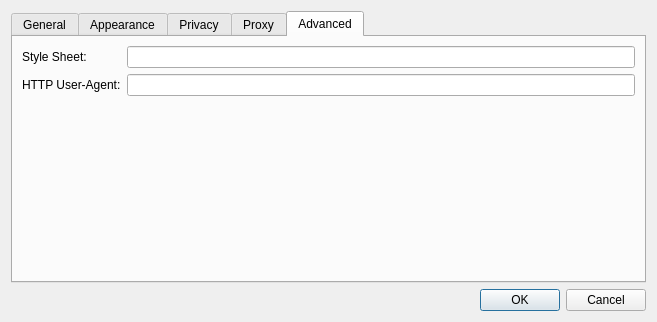
<?xml version="1.0" encoding="UTF-8"?>
<ui version="4.0">
 <class>Settings</class>
 <widget class="QDialog" name="Settings">
  <property name="geometry">
   <rect>
    <x>0</x>
    <y>0</y>
    <width>657</width>
    <height>322</height>
   </rect>
  </property>
  <property name="windowTitle">
   <string>Settings</string>
  </property>
  <layout class="QGridLayout" name="gridLayout">
   <item row="2" column="0">
    <widget class="QDialogButtonBox" name="buttonBox">
     <property name="orientation">
      <enum>Qt::Horizontal</enum>
     </property>
     <property name="standardButtons">
      <set>QDialogButtonBox::Cancel|QDialogButtonBox::Ok</set>
     </property>
    </widget>
   </item>
   <item row="1" column="0">
    <widget class="QTabWidget" name="tabWidget">
     <property name="currentIndex">
      <number>4</number>
     </property>
     <widget class="QWidget" name="tab">
      <attribute name="title">
       <string>General</string>
      </attribute>
      <layout class="QGridLayout" name="gridLayout_4">
       <item row="0" column="0">
        <widget class="QLabel" name="label_3">
         <property name="text">
          <string>Home:</string>
         </property>
         <property name="alignment">
          <set>Qt::AlignRight|Qt::AlignTrailing|Qt::AlignVCenter</set>
         </property>
        </widget>
       </item>
       <item row="0" column="1" colspan="2">
        <widget class="QLineEdit" name="homeLineEdit"/>
       </item>
       <item row="1" column="1">
        <widget class="QPushButton" name="setHomeToCurrentPageButton">
         <property name="text">
          <string>Set to current page</string>
         </property>
        </widget>
       </item>
       <item row="1" column="2">
        <spacer name="horizontalSpacer">
         <property name="orientation">
          <enum>Qt::Horizontal</enum>
         </property>
         <property name="sizeHint" stdset="0">
          <size>
           <width>280</width>
           <height>18</height>
          </size>
         </property>
        </spacer>
       </item>
       <item row="2" column="0">
        <widget class="QLabel" name="label_4">
         <property name="text">
          <string>Remove history items:</string>
         </property>
         <property name="alignment">
          <set>Qt::AlignRight|Qt::AlignTrailing|Qt::AlignVCenter</set>
         </property>
        </widget>
       </item>
       <item row="2" column="1" colspan="2">
        <widget class="QComboBox" name="expireHistory">
         <item>
          <property name="text">
           <string>After one day</string>
          </property>
         </item>
         <item>
          <property name="text">
           <string>After one week</string>
          </property>
         </item>
         <item>
          <property name="text">
           <string>After two weeks</string>
          </property>
         </item>
         <item>
          <property name="text">
           <string>After one month</string>
          </property>
         </item>
         <item>
          <property name="text">
           <string>After one year</string>
          </property>
         </item>
         <item>
          <property name="text">
           <string>Manually</string>
          </property>
         </item>
        </widget>
       </item>
       <item row="3" column="0">
        <widget class="QLabel" name="label_7">
         <property name="text">
          <string>Save downloads to:</string>
         </property>
         <property name="alignment">
          <set>Qt::AlignRight|Qt::AlignTrailing|Qt::AlignVCenter</set>
         </property>
        </widget>
       </item>
       <item row="3" column="1" colspan="2">
        <widget class="QLineEdit" name="downloadsLocation"/>
       </item>
       <item row="4" column="0">
        <widget class="QLabel" name="label_8">
         <property name="text">
          <string>Open links from applications:</string>
         </property>
         <property name="alignment">
          <set>Qt::AlignRight|Qt::AlignTrailing|Qt::AlignVCenter</set>
         </property>
        </widget>
       </item>
       <item row="4" column="1" colspan="2">
        <widget class="QComboBox" name="openLinksIn">
         <item>
          <property name="text">
           <string>In a tab in the current window</string>
          </property>
         </item>
         <item>
          <property name="text">
           <string>In a new window</string>
          </property>
         </item>
        </widget>
       </item>
       <item row="5" column="1" colspan="2">
        <widget class="QCheckBox" name="enableScrollAnimator">
         <property name="text">
          <string>Enable Scroll Animator</string>
         </property>
         <property name="checked">
          <bool>true</bool>
         </property>
        </widget>
       </item>
       <item row="6" column="1" colspan="2">
        <spacer>
         <property name="orientation">
          <enum>Qt::Vertical</enum>
         </property>
         <property name="sizeHint" stdset="0">
          <size>
           <width>391</width>
           <height>262</height>
          </size>
         </property>
        </spacer>
       </item>
      </layout>
     </widget>
     <widget class="QWidget" name="tab_3">
      <attribute name="title">
       <string>Appearance</string>
      </attribute>
      <layout class="QGridLayout" name="gridLayout_3">
       <item row="0" column="0">
        <widget class="QLabel" name="label_5">
         <property name="text">
          <string>Standard font:</string>
         </property>
         <property name="alignment">
          <set>Qt::AlignRight|Qt::AlignTrailing|Qt::AlignVCenter</set>
         </property>
        </widget>
       </item>
       <item row="0" column="1">
        <widget class="QLabel" name="standardLabel">
         <property name="sizePolicy">
          <sizepolicy hsizetype="Expanding" vsizetype="Preferred">
           <horstretch>0</horstretch>
           <verstretch>0</verstretch>
          </sizepolicy>
         </property>
         <property name="frameShape">
          <enum>QFrame::StyledPanel</enum>
         </property>
         <property name="text">
          <string>Times 16</string>
         </property>
         <property name="alignment">
          <set>Qt::AlignCenter</set>
         </property>
        </widget>
       </item>
       <item row="0" column="2">
        <widget class="QPushButton" name="standardFontButton">
         <property name="text">
          <string>Select...</string>
         </property>
        </widget>
       </item>
       <item row="1" column="0">
        <widget class="QLabel" name="label_6">
         <property name="text">
          <string>Fixed-width font:</string>
         </property>
         <property name="alignment">
          <set>Qt::AlignRight|Qt::AlignTrailing|Qt::AlignVCenter</set>
         </property>
        </widget>
       </item>
       <item row="1" column="1">
        <widget class="QLabel" name="fixedLabel">
         <property name="frameShape">
          <enum>QFrame::StyledPanel</enum>
         </property>
         <property name="text">
          <string>Courier 13</string>
         </property>
         <property name="alignment">
          <set>Qt::AlignCenter</set>
         </property>
        </widget>
       </item>
       <item row="1" column="2">
        <widget class="QPushButton" name="fixedFontButton">
         <property name="text">
          <string>Select...</string>
         </property>
        </widget>
       </item>
       <item row="2" column="1">
        <spacer name="verticalSpacer">
         <property name="orientation">
          <enum>Qt::Vertical</enum>
         </property>
         <property name="sizeHint" stdset="0">
          <size>
           <width>20</width>
           <height>93</height>
          </size>
         </property>
        </spacer>
       </item>
      </layout>
     </widget>
     <widget class="QWidget" name="tab_2">
      <attribute name="title">
       <string>Privacy</string>
      </attribute>
      <layout class="QVBoxLayout" name="verticalLayout_3">
       <item>
        <widget class="QGroupBox" name="groupBox">
         <property name="title">
          <string>Web Content</string>
         </property>
         <layout class="QVBoxLayout" name="verticalLayout_2">
          <item>
           <widget class="QCheckBox" name="enablePlugins">
            <property name="text">
             <string>Enable Plugins</string>
            </property>
            <property name="checked">
             <bool>true</bool>
            </property>
           </widget>
          </item>
          <item>
           <widget class="QCheckBox" name="enableJavascript">
            <property name="text">
             <string>Enable Javascript</string>
            </property>
            <property name="checked">
             <bool>true</bool>
            </property>
           </widget>
          </item>
         </layout>
        </widget>
       </item>
       <item>
        <widget class="QGroupBox" name="cookiesGroupBox">
         <property name="title">
          <string>Cookies</string>
         </property>
         <layout class="QGridLayout">
          <property name="leftMargin">
           <number>9</number>
          </property>
          <item row="0" column="0">
           <widget class="QLabel" name="label_2">
            <property name="text">
             <string>Persistent Cookie Policy</string>
            </property>
            <property name="alignment">
             <set>Qt::AlignRight|Qt::AlignTrailing|Qt::AlignVCenter</set>
            </property>
           </widget>
          </item>
          <item row="0" column="1">
           <widget class="QComboBox" name="sessionCookiesCombo">
            <item>
             <property name="text">
              <string>Treat all cookies as session cookies</string>
             </property>
            </item>
            <item>
             <property name="text">
              <string>Allow persistent cookies</string>
             </property>
            </item>
            <item>
             <property name="text">
              <string>Treat all cookies as persistent cookies</string>
             </property>
            </item>
           </widget>
          </item>
          <item row="1" column="0">
           <widget class="QLabel" name="label">
            <property name="text">
             <string>Persistent Data Path:</string>
            </property>
            <property name="alignment">
             <set>Qt::AlignRight|Qt::AlignTrailing|Qt::AlignVCenter</set>
            </property>
           </widget>
          </item>
          <item row="1" column="1">
           <widget class="QLineEdit" name="persistentDataPath"/>
          </item>
         </layout>
        </widget>
       </item>
       <item>
        <spacer name="verticalSpacer_4">
         <property name="orientation">
          <enum>Qt::Vertical</enum>
         </property>
         <property name="sizeHint" stdset="0">
          <size>
           <width>20</width>
           <height>40</height>
          </size>
         </property>
        </spacer>
       </item>
      </layout>
     </widget>
     <widget class="QWidget" name="tab_4">
      <attribute name="title">
       <string>Proxy</string>
      </attribute>
      <layout class="QVBoxLayout" name="verticalLayout">
       <item>
        <widget class="QGroupBox" name="proxySupport">
         <property name="title">
          <string>Enable proxy</string>
         </property>
         <property name="checkable">
          <bool>true</bool>
         </property>
         <layout class="QGridLayout" name="gridLayout_6">
          <item row="0" column="0">
           <widget class="QLabel" name="label_9">
            <property name="text">
             <string>Type:</string>
            </property>
            <property name="alignment">
             <set>Qt::AlignRight|Qt::AlignTrailing|Qt::AlignVCenter</set>
            </property>
           </widget>
          </item>
          <item row="0" column="1" colspan="2">
           <widget class="QComboBox" name="proxyType">
            <item>
             <property name="text">
              <string>Socks5</string>
             </property>
            </item>
            <item>
             <property name="text">
              <string>Http</string>
             </property>
            </item>
           </widget>
          </item>
          <item row="1" column="0">
           <widget class="QLabel" name="label_10">
            <property name="text">
             <string>Host:</string>
            </property>
            <property name="alignment">
             <set>Qt::AlignRight|Qt::AlignTrailing|Qt::AlignVCenter</set>
            </property>
           </widget>
          </item>
          <item row="1" column="1" colspan="2">
           <widget class="QLineEdit" name="proxyHostName"/>
          </item>
          <item row="2" column="0">
           <widget class="QLabel" name="label_11">
            <property name="text">
             <string>Port:</string>
            </property>
            <property name="alignment">
             <set>Qt::AlignRight|Qt::AlignTrailing|Qt::AlignVCenter</set>
            </property>
           </widget>
          </item>
          <item row="2" column="1">
           <widget class="QSpinBox" name="proxyPort">
            <property name="maximum">
             <number>10000</number>
            </property>
            <property name="value">
             <number>1080</number>
            </property>
           </widget>
          </item>
          <item row="2" column="2">
           <spacer name="horizontalSpacer_2">
            <property name="orientation">
             <enum>Qt::Horizontal</enum>
            </property>
            <property name="sizeHint" stdset="0">
             <size>
              <width>293</width>
              <height>20</height>
             </size>
            </property>
           </spacer>
          </item>
          <item row="3" column="0">
           <widget class="QLabel" name="label_12">
            <property name="text">
             <string>User Name:</string>
            </property>
            <property name="alignment">
             <set>Qt::AlignRight|Qt::AlignTrailing|Qt::AlignVCenter</set>
            </property>
           </widget>
          </item>
          <item row="3" column="1" colspan="2">
           <widget class="QLineEdit" name="proxyUserName"/>
          </item>
          <item row="4" column="0">
           <widget class="QLabel" name="label_13">
            <property name="text">
             <string>Password:</string>
            </property>
            <property name="alignment">
             <set>Qt::AlignRight|Qt::AlignTrailing|Qt::AlignVCenter</set>
            </property>
           </widget>
          </item>
          <item row="4" column="1" colspan="2">
           <widget class="QLineEdit" name="proxyPassword">
            <property name="echoMode">
             <enum>QLineEdit::Password</enum>
            </property>
           </widget>
          </item>
          <item row="5" column="0">
           <spacer name="verticalSpacer_2">
            <property name="orientation">
             <enum>Qt::Vertical</enum>
            </property>
            <property name="sizeHint" stdset="0">
             <size>
              <width>20</width>
              <height>8</height>
             </size>
            </property>
           </spacer>
          </item>
         </layout>
        </widget>
       </item>
      </layout>
     </widget>
     <widget class="QWidget" name="tab_5">
      <attribute name="title">
       <string>Advanced</string>
      </attribute>
      <layout class="QGridLayout" name="gridLayout_2">
       <item row="0" column="0">
        <widget class="QLabel" name="label_14">
         <property name="text">
          <string>Style Sheet:</string>
         </property>
        </widget>
       </item>
       <item row="0" column="1">
        <widget class="QLineEdit" name="userStyleSheet"/>
       </item>
       <item row="2" column="1">
        <spacer name="verticalSpacer_3">
         <property name="orientation">
          <enum>Qt::Vertical</enum>
         </property>
         <property name="sizeHint" stdset="0">
          <size>
           <width>20</width>
           <height>176</height>
          </size>
         </property>
        </spacer>
       </item>
       <item row="1" column="1">
        <widget class="QLineEdit" name="httpUserAgent"/>
       </item>
       <item row="1" column="0">
        <widget class="QLabel" name="label_15">
         <property name="text">
          <string>HTTP User-Agent:</string>
         </property>
        </widget>
       </item>
      </layout>
     </widget>
    </widget>
   </item>
  </layout>
 </widget>
 <resources/>
 <connections>
  <connection>
   <sender>buttonBox</sender>
   <signal>accepted()</signal>
   <receiver>Settings</receiver>
   <slot>accept()</slot>
   <hints>
    <hint type="sourcelabel">
     <x>248</x>
     <y>254</y>
    </hint>
    <hint type="destinationlabel">
     <x>157</x>
     <y>274</y>
    </hint>
   </hints>
  </connection>
  <connection>
   <sender>buttonBox</sender>
   <signal>rejected()</signal>
   <receiver>Settings</receiver>
   <slot>reject()</slot>
   <hints>
    <hint type="sourcelabel">
     <x>316</x>
     <y>260</y>
    </hint>
    <hint type="destinationlabel">
     <x>286</x>
     <y>274</y>
    </hint>
   </hints>
  </connection>
 </connections>
</ui>
